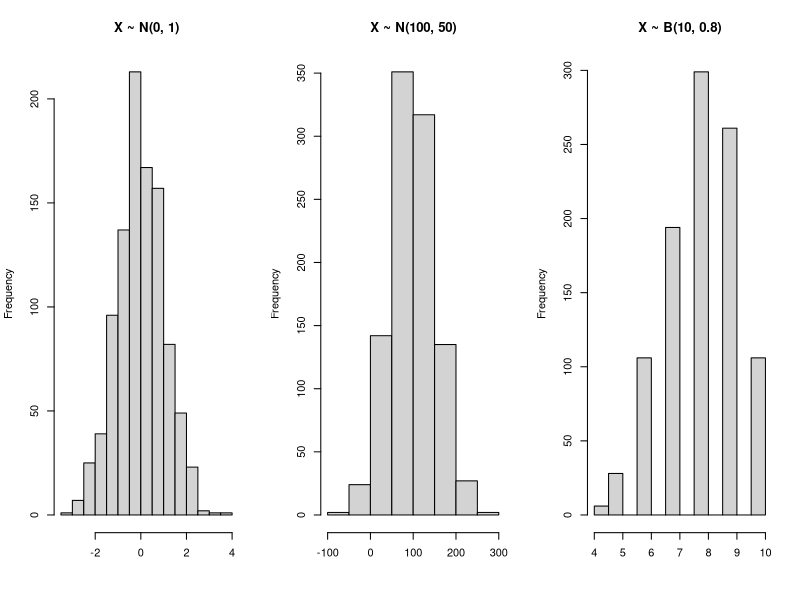
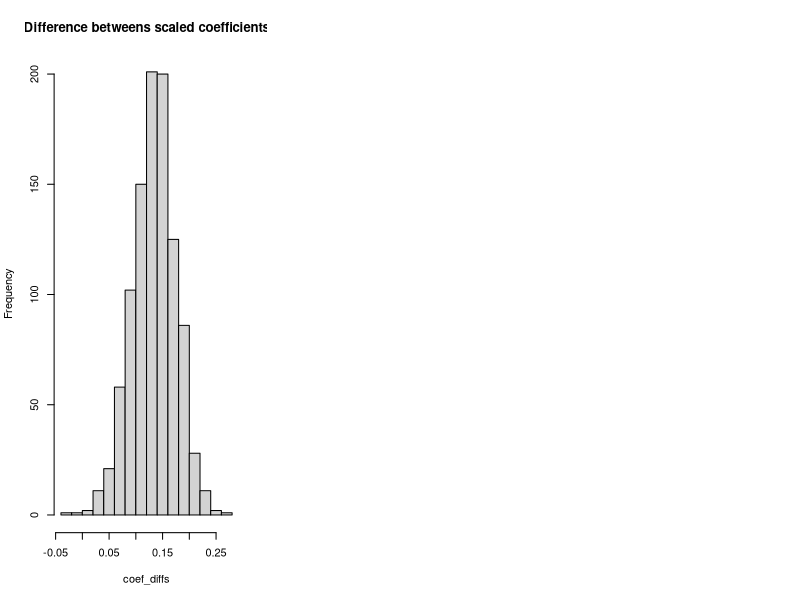

The R script that drew these images, in order:
## ---- chunk 1
# Load required packages
library(ggplot2)
library(arm)
library(dplyr)
library(knitr)
library(boot)
## ---- chunk 2
set.seed(1)

df_sims <- data.frame(
  simN_0 = rnorm(1000, 0, 1),
  simN_100 = rnorm(1000, 100, 50),
  sim_bin = rbinom(1000, 10, 0.8)
)

par(mfrow = c(1, 3))
hist(df_sims$simN_0, main = "X ~ N(0, 1)", xlab=NULL)
hist(df_sims$simN_100, main = "X ~ N(100, 50)", xlab=NULL)
hist(df_sims$sim_bin, main = "X ~ B(10, 0.8)", xlab=NULL)
## ---- chunk 3
abilities <- read.csv("abilities.csv")
## ---- chunk 4

abilities$grev_s <- scale(abilities$grev, center = TRUE, scale = TRUE)
abilities$ach_s <- scale(abilities$ach, center = TRUE, scale = TRUE)

mod1 <- lm(prelim ~ grev_s + ach_s, data = abilities)
summary(mod1)
## ---- chunk 5
set.seed(1)
sim_fit <- sim(mod1, n.sims = 1000)
coef_sims <- sim_fit@coef

coef_diffs <- coef_sims[, 2] - coef_sims[, 3]

hist(coef_diffs, main = "Difference betweens scaled coefficients")
## ---- chunk 6
quantile(coef_diffs, c(0.025, 0.975))
## ---- chunk 7
boot_coef_diff <- function(data, i) {
    ach <- scale(data$ach)[i]
    grev <- scale(data$grev)[i]
    prelim <- data$prelim[i]

    bfit <- lm(prelim ~ grev + ach)
    bdiff <- coef(bfit)[2] - coef(bfit)[3]
    

    return(bdiff)
}
## ---- chunk 8
set.seed(1)
boot_diffs <- boot(abilities, boot_coef_diff, 10000)

boot.ci(boot_diffs)
